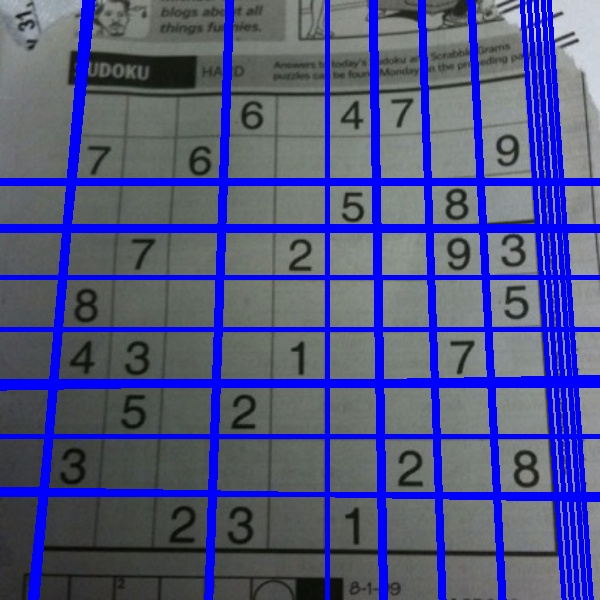
#> input picture pic/4-2-showLine.jpg, 600 x 600 px, given in place of the camera
$ python 2.py
#> lines starting #> are read from the running program, lines starting #| are printed output that depends on the picture
import numpy as np
import cv2 as cv

cap = cv.VideoCapture(-1)
font = cv.FONT_ITALIC
fontSize = 1
textColor = (0, 0, 0)
thickness = 1

while True:

    ret, frame = cap.read()
#> frame is the input picture: shape (600, 600, 3); mean B, G, R 130.3, 84.6, 81
    frame = cv.resize(frame,(500,500), fx = 0, fy = 0, interpolation=cv.INTER_CUBIC)
#> frame: shape (500, 500, 3)
    filter = np.ones((60,60))/ 3600
    cv.rectangle(frame, (200,200), (300,300), (0,0,0), 4)
#> frame: shape (500, 500, 3); mean B, G, R 129.2, 83.8, 80.3
    point = frame[200:300, 200:300]
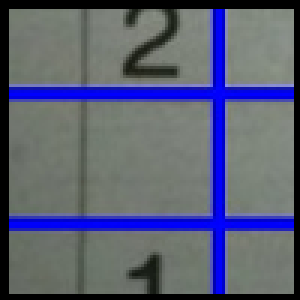
#> point: shape (100, 100, 3) (shown 3 times larger); mean B, G, R 116.6, 94.9, 90.2

    res = cv.filter2D(frame, -1, filter)
    res[200:300, 200:300] = point
    detect = res[200:300, 200:300]

    if  0 < np.average(detect) <= 85:
        cv.putText(res, "BLACK", (25, 50), font, fontSize, textColor, thickness)
    elif 85 < np.average(detect) <= 125:
        cv.putText(res, "GRAY", (25, 50), font, fontSize, textColor, thickness)
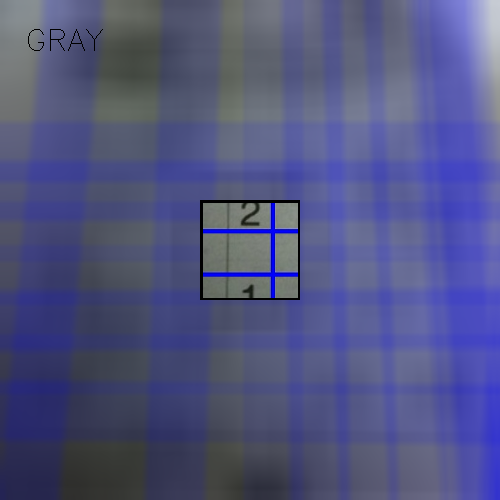
#> res: shape (500, 500, 3); mean B, G, R 128.7, 83.9, 80.4
    else:
        cv.putText(res, "WHITE", (25, 50), font, fontSize, textColor, thickness)

#histogram equalize is work with gray scaled images.
# so if you want to do histogram equalize at colorful image you can use this code.
    R, G, B = cv.split(res)
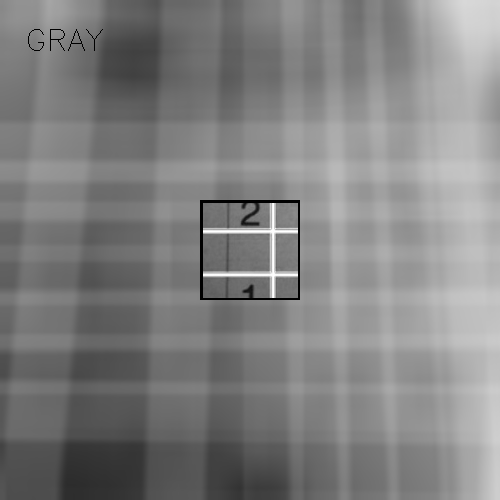
#> R: shape (500, 500); min 0, max 255, mean 128.7
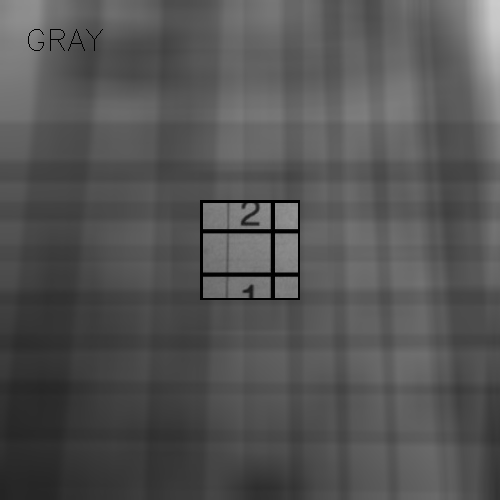
#> G: shape (500, 500); min 0, max 204, mean 83.9
    output_R = cv.equalizeHist(R)
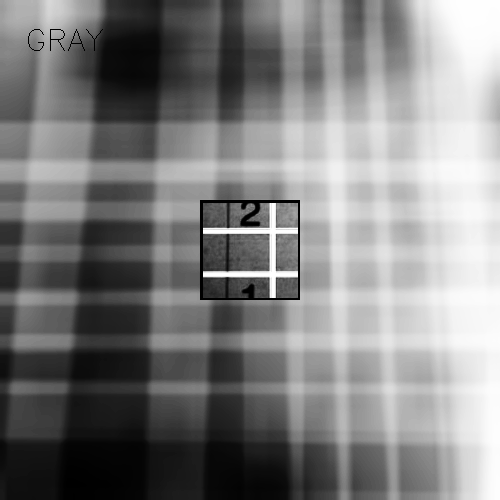
#> output_R: shape (500, 500); min 0, max 255, mean 128
    output_G = cv.equalizeHist(G)
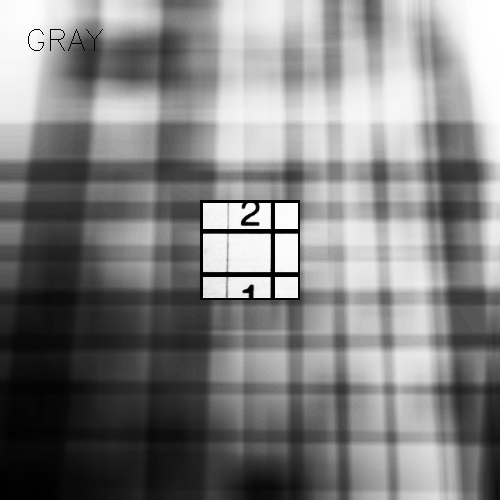
#> output_G: shape (500, 500); min 0, max 255, mean 128.5
    output_B = cv.equalizeHist(B)

    equ = cv.merge((output_R, output_G, output_B))
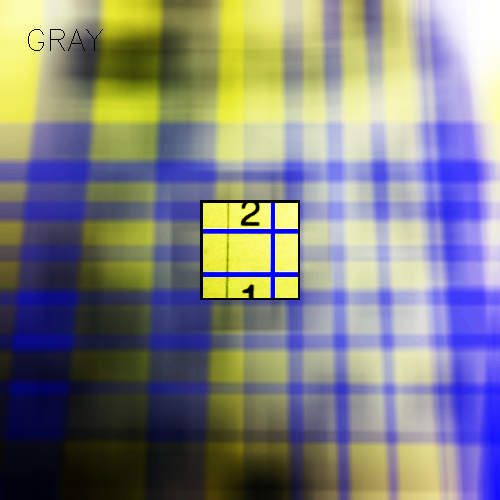
#> equ: shape (500, 500, 3); mean B, G, R 128, 128.5, 128.4

    cv.imshow("frame", equ)
    if cv.waitKey(25) & 0xFF == ord("q"):
#> (key q is pressed here)
        break

cap.release()
cv.destroyAllWindows()

$ run again, on pic/sodoko.jpg
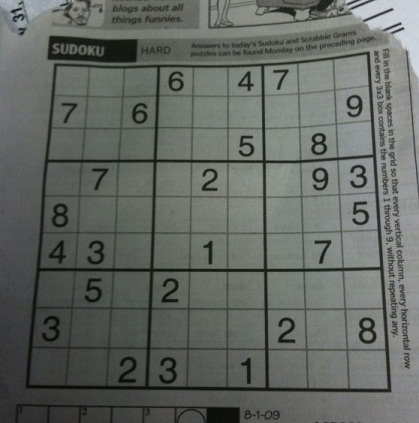
#> input picture pic/sodoko.jpg, 419 x 423 px, given in place of the camera
#> frame is the input picture: shape (423, 419, 3); mean B, G, R 98.9, 103.6, 99.4
#> `point = frame[200:300, 200:300]`:
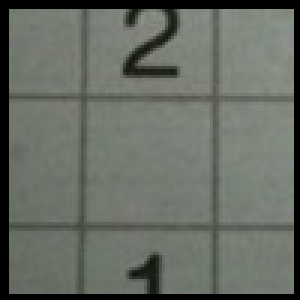
#> point: shape (100, 100, 3) (shown 3 times larger); mean B, G, R 99.3, 107.7, 102.3
#> `equ = cv.merge((output_R, output_G, output_B))`:
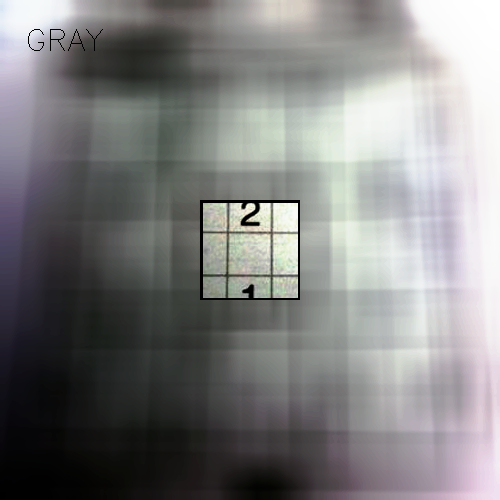
#> equ: shape (500, 500, 3); mean B, G, R 128.3, 128.4, 128.5
